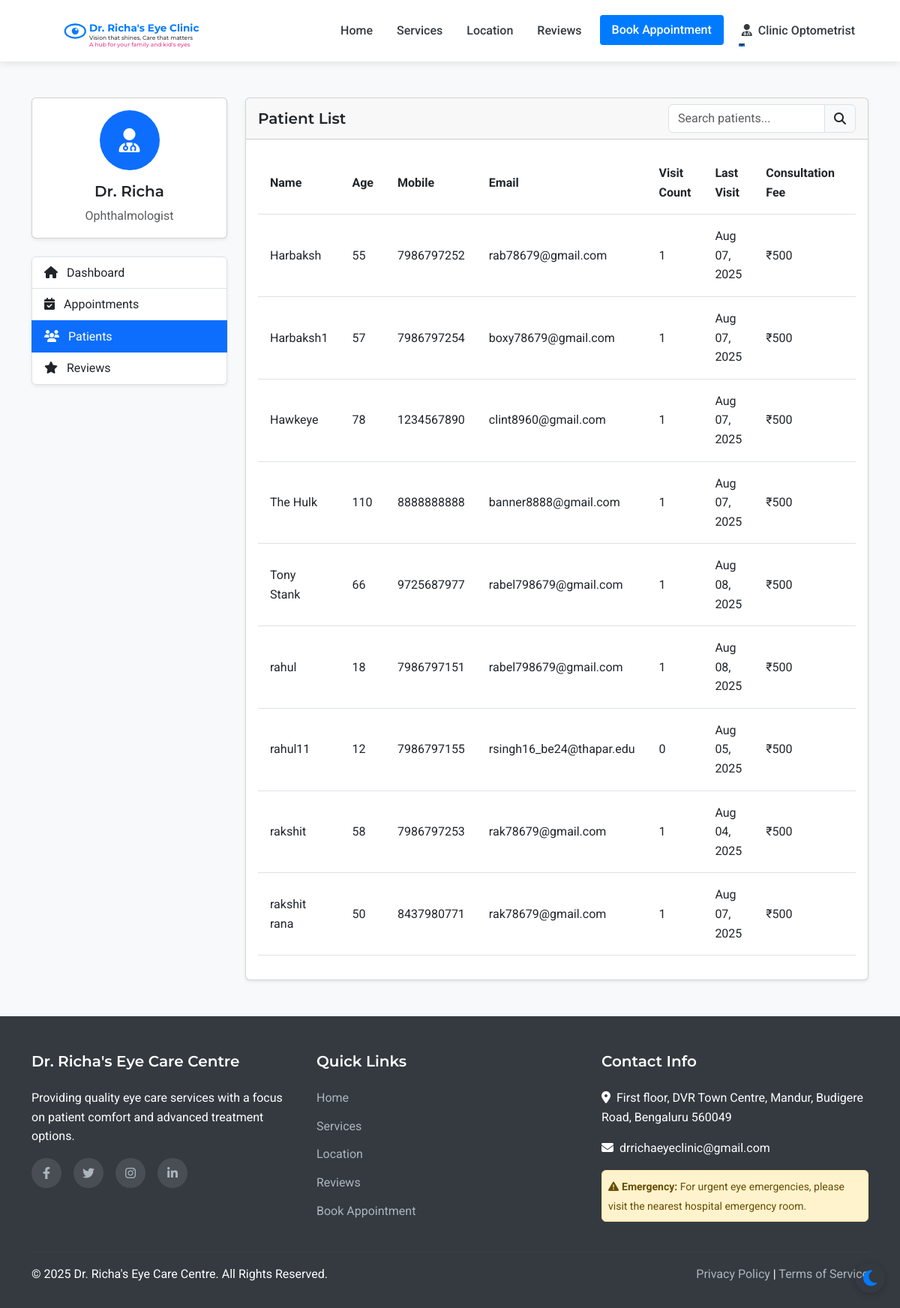
Page /admin/patients (signed in) on the committed database.
### models.py (models this page shows, shortened)
class Staff(UserMixin, db.Model):
    __abstract__ = True
    id = db.Column(db.Integer, primary_key=True)
    username = db.Column(db.String(64), unique=True, nullable=False)
    email = db.Column(db.String(120), unique=True, nullable=False)
    password_hash = db.Column(db.String(256), nullable=False)
    full_name = db.Column(db.String(100), nullable=False)
    mobile_number = db.Column(db.String(15), nullable=False)

class Assistant(Staff):
    __tablename__ = 'assistant'
    position = db.Column(db.String(100), nullable=True, default='Optometrist')
    full_name = db.Column(db.String(100), nullable=True, default='Optometrist')
    joining_date = db.Column(db.Date, nullable=True)
    salary_records = db.relationship('Salary', backref='assistant', lazy=True)

class Patient(UserMixin, db.Model):
    id = db.Column(db.Integer, primary_key=True)
    full_name = db.Column(db.String(100), nullable=False)
    mobile_number = db.Column(db.String(15), nullable=False)
    email = db.Column(db.String(100), nullable=True)
    age = db.Column(db.Integer, nullable=False)
    sex = db.Column(db.String(10), nullable=True)
    password_hash = db.Column(db.String(256), nullable=True)
    is_registered = db.Column(db.Boolean, default=False)
    created_at = db.Column(db.DateTime, nullable=False, default=datetime.utcnow)
    appointments = db.relationship('Appointment', backref='patient', lazy=True)
    doctor_prescriptions = db.relationship('DoctorPrescription', backref='patient', lazy=True)
    optometrist_prescriptions = db.relationship('OptometristPrescription', backref='patient', lazy=True)

class Appointment(db.Model):
    id = db.Column(db.Integer, primary_key=True)
    patient_id = db.Column(db.Integer, db.ForeignKey('patient.id'), nullable=False)
    appointment_date = db.Column(db.Date, nullable=False)
    appointment_time = db.Column(db.Time, nullable=False)
    primary_issue = db.Column(db.Text, nullable=True)
    referral_info = db.Column(db.String(255), nullable=True)
    status = db.Column(db.String(20), default='scheduled')  # scheduled, completed, cancelled
    created_at = db.Column(db.DateTime, default=datetime.utcnow)
    consultation_fee = db.Column(db.Float, nullable=False, default=500.0)
    payment_status = db.Column(db.String(20), default='pending')  # pending, paid

### routes.py (the view)
@app.route('/admin/patients')
@login_required
def admin_patients():
    if not (isinstance(current_user, Admin) or isinstance(current_user, Doctor) or isinstance(current_user, Assistant)):
        flash('Access denied. Staff privileges required.', 'danger')
        return redirect(url_for('index'))
    patients = Patient.query.order_by(Patient.full_name).all()
    return render_template('admin/patients.html', patients=patients)

### templates/admin/patients.html (shortened to what this page needs)
{% extends 'layout.html' %}
{% block content %}
<section class="py-5 bg-light">
    <div class="container">
        <div class="row">
            <div class="col-lg-3 mb-4">
                <div class="card shadow-sm mb-4">
                    <div class="card-body text-center">
                        <div class="avatar-circle bg-primary text-white mb-3">
                            <i class="fas fa-user-md fa-2x"></i>
                        </div>
                        <h5 class="card-title">Dr. Richa</h5>
                        <p class="card-text text-muted">Ophthalmologist</p>
                    </div>
                </div>
                <div class="list-group shadow-sm">
                    <a href="{{ url_for('admin_dashboard') }}" class="list-group-item list-group-item-action">
                        <i class="fas fa-home me-2"></i> Dashboard
                    </a>
                    <a href="{{ url_for('admin_appointments') }}" class="list-group-item list-group-item-action">
                        <i class="fas fa-calendar-check me-2"></i> Appointments
                    </a>
                    <a href="{{ url_for('admin_patients') }}" class="list-group-item list-group-item-action active">
                        <i class="fas fa-users me-2"></i> Patients
                    </a>
                    <a href="{{ url_for('admin_reviews') }}" class="list-group-item list-group-item-action">
                        <i class="fas fa-star me-2"></i> Reviews
                    </a>
                </div>
            </div>
            <div class="col-lg-9">
                <div class="card shadow-sm">
                    <div class="card-header d-flex justify-content-between align-items-center">
                        <h5 class="mb-0">Patient List</h5>
                        <div class="input-group" style="width: 250px;">
                            <input type="text" class="form-control" id="patientSearch" placeholder="Search patients...">
                            <span class="input-group-text"><i class="fas fa-search"></i></span>
                        </div>
                    </div>
                    <div class="card-body">
                        <div class="table-responsive">
                            <table class="table table-hover" id="patientsTable">
                                <thead>
                                    <tr>
                                        <th>Name</th>
                                        <th>Age</th>
                                        <th>Mobile</th>
                                        <th>Email</th>
                                        <th>Visit Count</th>
                                        <th>Last Visit</th>
                                        <th>Consultation Fee</th>
                                        <th class="text-center">Actions</th>
                                    </tr>
                                </thead>
                                <tbody>
                                    {% for patient in patients %}
                                        <tr>
                                            <td>{{ patient.full_name }}</td>
                                            <td>{{ patient.age }}</td>
                                            <td>{{ patient.mobile_number }}</td>
                                            <td>{{ patient.email }}</td>
                                            <td>{{ patient.appointments|length }}</td>
                                            <td>
                                                {% if patient.appointments %}
                                                    {% set last_appointment = patient.appointments|sort(attribute='appointment_date', reverse=True)|first %}
                                                    {{ last_appointment.appointment_date.strftime('%b %d, %Y') }}
                                                {% else %}
                                                    {{ patient.created_at.strftime('%b %d, %Y') }}
                                                {% endif %}
                                            </td>
                                            <td>₹500</td>
                                            <td>
                                            </td>
                                        </tr>
                                    {% endfor %}
                                </tbody>
                            </table>
                        </div>
                    </div>
                </div>
            </div>
        </div>
    </div>
</section>
{% endblock %}

### templates/layout.html (shortened to what this page needs)
<!DOCTYPE html>
<html lang="en">
<head>
    <link href="https://cdn.jsdelivr.net/npm/bootstrap@5.3.0-alpha1/dist/css/bootstrap.min.css" rel="stylesheet">
    <link rel="stylesheet" href="https://cdn.jsdelivr.net/npm/flatpickr/dist/flatpickr.min.css">
    <link rel="stylesheet" href="https://cdnjs.cloudflare.com/ajax/libs/font-awesome/6.1.1/css/all.min.css">
    <link rel="stylesheet" href="{{ url_for('static', filename='css/style.css') }}">
</head>
<body>
    <nav class="navbar navbar-expand-lg sticky-top">
        <div class="container">
            <a class="navbar-brand" href="{{ url_for('index') }}" id="clinic-logo">
                <div id="interactive-logo-container" style="height: 60px;"></div>
            </a>
            <div class="collapse navbar-collapse" id="navbarNav">
                <ul class="navbar-nav ms-auto">
                    <li class="nav-item">
                        <a class="nav-link {% if request.path == url_for('index') %}active{% endif %}" href="{{ url_for('index') }}">Home</a>
                    </li>
                    <li class="nav-item">
                        <a class="nav-link {% if request.path == url_for('services') %}active{% endif %}" href="{{ url_for('services') }}">Services</a>
                    </li>
                    <li class="nav-item">
                        <a class="nav-link {% if request.path == url_for('location') %}active{% endif %}" href="{{ url_for('location') }}">Location</a>
                    </li>
                    <li class="nav-item">
                        <a class="nav-link {% if request.path == url_for('reviews') %}active{% endif %}" href="{{ url_for('reviews') }}">Reviews</a>
                    </li>
                    <li class="nav-item">
                        <a class="nav-link btn btn-primary text-white px-3 ms-lg-2" href="{{ url_for('appointment') }}">Book Appointment</a>
                    </li>
                    {% if current_user.is_authenticated %}
                        {% if current_user.__class__.__name__ == 'Patient' %}
                            <li class="nav-item dropdown">
                                <a class="nav-link dropdown-toggle" href="#" id="navbarDropdown" role="button" data-bs-toggle="dropdown" aria-expanded="false">
                                    <i class="fas fa-user me-1"></i> {{ current_user.full_name }}
                                </a>
                                <ul class="dropdown-menu dropdown-menu-end" aria-labelledby="navbarDropdown">
                                    <li><a class="dropdown-item" href="{{ url_for('patient_dashboard') }}">Dashboard</a></li>
                                    <li><a class="dropdown-item" href="{{ url_for('patient_appointments') }}">My Appointments</a></li>
                                    <li><a class="dropdown-item" href="{{ url_for('patient_medical_records') }}">Medical Records</a></li>
                                    <li><hr class="dropdown-divider"></li>
                                    <li><a class="dropdown-item" href="{{ url_for('patient_logout') }}">Logout</a></li>
                                </ul>
                            </li>
                        {% else %}
                            <li class="nav-item dropdown">
                                <a class="nav-link dropdown-toggle" href="#" id="navbarDropdown" role="button" data-bs-toggle="dropdown" aria-expanded="false">
                                    <i class="fas fa-user-md me-1"></i> {{ current_user.full_name }}
                                </a>
                            </li>
                        {% endif %}
                    {% endif %}
                </ul>
            </div>
        </div>
    </nav>
    <main>
        {% block content %}{% endblock %}
    </main>
    <footer>
        <div class="container">
            <div class="row">
                <div class="col-md-4 mb-4 mb-md-0">
                    <h5>Dr. Richa's Eye Care Centre</h5>
                    <p class="mb-3">Providing quality eye care services with a focus on patient comfort and advanced treatment options.</p>
                    <div class="social-icons">
                        <a href="#" aria-label="Facebook"><i class="fab fa-facebook-f"></i></a>
                        <a href="#" aria-label="Twitter"><i class="fab fa-twitter"></i></a>
                        <a href="#" aria-label="Instagram"><i class="fab fa-instagram"></i></a>
                        <a href="#" aria-label="LinkedIn"><i class="fab fa-linkedin-in"></i></a>
                    </div>
                </div>
                <div class="col-md-4 mb-4 mb-md-0">
                    <h5>Quick Links</h5>
                    <ul>
                        <li><a href="{{ url_for('index') }}">Home</a></li>
                        <li><a href="{{ url_for('services') }}">Services</a></li>
                        <li><a href="{{ url_for('location') }}">Location</a></li>
                        <li><a href="{{ url_for('reviews') }}">Reviews</a></li>
                        <li><a href="{{ url_for('appointment') }}">Book Appointment</a></li>
                    </ul>
                </div>
                <div class="col-md-4">
                        <h5>Contact Info</h5>
                        <p><i class="fas fa-map-marker-alt me-2"></i>First floor, DVR Town Centre, Mandur, Budigere Road, Bengaluru 560049</p>
                        <p><i class="fas fa-envelope me-2"></i>drrichaeyeclinic@gmail.com</p>
                        <div class="alert alert-warning mt-3 p-2">
                            <small><i class="fas fa-exclamation-triangle me-1"></i><strong>Emergency:</strong> For urgent eye emergencies, please visit the nearest hospital emergency room.</small>
                        </div>
                    </div>
            </div>
            <hr class="mt-4 mb-3" style="border-color: rgba(255,255,255,0.1);">
            <div class="row">
                <div class="col-md-6">
                    <p class="mb-md-0">&copy; {{ now.year }} Dr. Richa's Eye Care Centre. All Rights Reserved.</p>
                </div>
                <div class="col-md-6 text-md-end">
                    <p class="mb-0">
                        <a href="#">Privacy Policy</a> |
                        <a href="#">Terms of Service</a>
                    </p>
                </div>
            </div>
        </div>
    </footer>
</body>
</html>

### rows in the picture
Assistant: full_name "Clinic Optometrist"
Patient: full_name "Harbaksh", age "55", mobile_number "7986797252", email "rab78679@gmail.com", appointments|length "1"
Appointment: appointment_date "Aug 07, 2025"
Patient: full_name "Harbaksh1", age "57", mobile_number "7986797254", email "boxy78679@gmail.com", appointments|length "1"
Appointment: appointment_date "Aug 07, 2025"
Patient: full_name "Hawkeye", age "78", mobile_number "1234567890", email "clint8960@gmail.com", appointments|length "1"
Appointment: appointment_date "Aug 07, 2025"
Patient: full_name "The Hulk", age "110", mobile_number "8888888888", email "banner8888@gmail.com", appointments|length "1"
Appointment: appointment_date "Aug 07, 2025"
Patient: full_name "Tony Stank", age "66", mobile_number "9725687977", email "rabel798679@gmail.com", appointments|length "1"
Appointment: appointment_date "Aug 08, 2025"
Patient: full_name "rahul", age "18", mobile_number "7986797151", email "rabel798679@gmail.com", appointments|length "1"
Appointment: appointment_date "Aug 08, 2025"
Patient: full_name "rahul11", age "12", mobile_number "7986797155", email "rsingh16_be24@thapar.edu", appointments|length "0", created_at "Aug 05, 2025"
Patient: full_name "rakshit", age "58", mobile_number "7986797253", email "rak78679@gmail.com", appointments|length "1"
Appointment: appointment_date "Aug 04, 2025"
Patient: full_name "rakshit rana", age "50", mobile_number "8437980771", email "rak78679@gmail.com", appointments|length "1"
Appointment: appointment_date "Aug 07, 2025"
